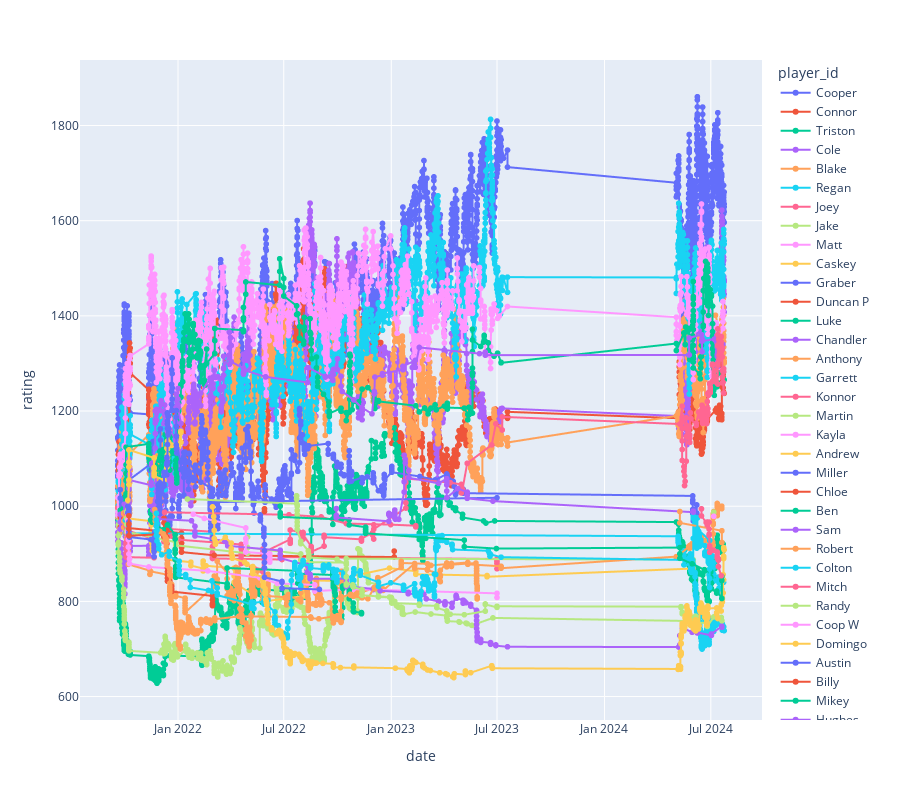

Notebook cell for this chart:
### Code cell
track_df = tracker.get_history_df()

track_df = track_df[track_df["player_id"].isin(filter_df["player_id"])].reset_index(
    drop=True
)


all_fig = px.line(
    data_frame=track_df,
    x="date",
    y="rating",
    color="player_id",
    height=800,
    markers=True,
)

all_fig.write_html(r"C:\Users\Cooper\sandbox\mkstream\assets\fig\all_elo\all_elo.html")

### Figure 1 — Plotly figure (JSON) as saved in the notebook; plotly's stock layout.template omitted (floating-point values rounded to 4 significant figures; data arrays with more than 128 entries replaced by an {"elided": "..."} marker saying what was removed)
{"data": [{"hovertemplate": "player_id=Cooper<br>date=%{x}<br>rating=%{y}<extra></extra>", "legendgroup": "Cooper", "line": {"color": "#636efa", "dash": "solid"}, "marker": {"symbol": "circle"}, "mode": "lines+markers", "name": "Cooper", "showlegend": true, "type": "scattergl", "x": {"elided": "3510 str values"}, "xaxis": "x", "y": {"elided": "3510 float values"}, "yaxis": "y"}, {"hovertemplate": "player_id=Connor<br>date=%{x}<br>rating=%{y}<extra></extra>", "legendgroup": "Connor", "line": {"color": "#EF553B", "dash": "solid"}, "marker": {"symbol": "circle"}, "mode": "lines+markers", "name": "Connor", "showlegend": true, "type": "scattergl", "x": {"elided": "2350 str values"}, "xaxis": "x", "y": {"elided": "2350 float values"}, "yaxis": "y"}, {"hovertemplate": "player_id=Triston<br>date=%{x}<br>rating=%{y}<extra></extra>", "legendgroup": "Triston", "line": {"color": "#00cc96", "dash": "solid"}, "marker": {"symbol": "circle"}, "mode": "lines+markers", "name": "Triston", "showlegend": true, "type": "scattergl", "x": {"elided": "877 str values"}, "xaxis": "x", "y": {"elided": "877 float values"}, "yaxis": "y"}, {"hovertemplate": "player_id=Cole<br>date=%{x}<br>rating=%{y}<extra></extra>", "legendgroup": "Cole", "line": {"color": "#ab63fa", "dash": "solid"}, "marker": {"symbol": "circle"}, "mode": "lines+markers", "name": "Cole", "showlegend": true, "type": "scattergl", "x": {"elided": "2399 str values"}, "xaxis": "x", "y": {"elided": "2399 float values"}, "yaxis": "y"}, {"hovertemplate": "player_id=Blake<br>date=%{x}<br>rating=%{y}<extra></extra>", "legendgroup": "Blake", "line": {"color": "#FFA15A", "dash": "solid"}, "marker": {"symbol": "circle"}, "mode": "lines+markers", "name": "Blake", "showlegend": true, "type": "scattergl", "x": {"elided": "3849 str values"}, "xaxis": "x", "y": {"elided": "3849 float values"}, "yaxis": "y"}, {"hovertemplate": "player_id=Regan<br>date=%{x}<br>rating=%{y}<extra></extra>", "legendgroup": "Regan", "line": {"color": "#19d3f3", "dash": "solid"}, "marker": {"symbol": "circle"}, "mode": "lines+markers", "name": "Regan", "showlegend": true, "type": "scattergl", "x": {"elided": "2292 str values"}, "xaxis": "x", "y": {"elided": "2292 float values"}, "yaxis": "y"}, {"hovertemplate": "player_id=Joey<br>date=%{x}<br>rating=%{y}<extra></extra>", "legendgroup": "Joey", "line": {"color": "#FF6692", "dash": "solid"}, "marker": {"symbol": "circle"}, "mode": "lines+markers", "name": "Joey", "showlegend": true, "type": "scattergl", "x": ["2021-09-20T00:00:00", "2021-10-05T00:00:00", "2021-10-05T00:00:00", "2021-10-05T00:00:00", "2021-10-05T00:00:00", "2021-10-05T00:00:00", "2021-10-05T00:00:00", "2021-10-09T00:00:00", "2021-10-09T00:00:00", "2021-10-09T00:00:00", "2021-10-09T00:00:00", "2021-10-09T00:00:00", "2021-11-21T00:00:00", "2021-11-21T00:00:00", "2021-12-08T00:00:00", "2021-12-08T00:00:00", "2021-12-08T00:00:00", "2021-12-18T00:00:00", "2022-03-01T00:00:00", "2022-03-01T00:00:00", "2022-03-01T00:00:00", "2022-03-01T00:00:00", "2022-03-01T00:00:00", "2022-03-01T00:00:00", "2022-03-01T00:00:00", "2022-03-01T00:00:00", "2022-03-01T00:00:00", "2022-06-28T00:00:00", "2022-06-28T00:00:00", "2023-07-01T00:00:00", "2023-07-01T00:00:00", "2023-07-01T00:00:00", "2023-07-01T00:00:00", "2023-07-01T00:00:00"], "xaxis": "x", "y": [996.4, 987.7, 970.8, 964.1, 953.6, 947.7, 938.1, 927.9, 916.0, 953.7, 963.6, 948.0, 930.7, 945.6, 936.1, 925.3, 941.6, 952.0, 946.4, 937.4, 929.0, 915.4, 910.9, 902.2, 897.5, 893.6, 890.2, 888.0, 893.2, 889.2, 887.1, 883.4, 879.5, 868.7], "yaxis": "y"}, {"hovertemplate": "player_id=Jake<br>date=%{x}<br>rating=%{y}<extra></extra>", "legendgroup": "Jake", "line": {"color": "#B6E880", "dash": "solid"}, "marker": {"symbol": "circle"}, "mode": "lines+markers", "name": "Jake", "showlegend": true, "type": "scattergl", "x": {"elided": "529 str values"}, "xaxis": "x", "y": {"elided": "529 float values"}, "yaxis": "y"}, {"hovertemplate": "player_id=Matt<br>date=%{x}<br>rating=%{y}<extra></extra>", "legendgroup": "Matt", "line": {"color": "#FF97FF", "dash": "solid"}, "marker": {"symbol": "circle"}, "mode": "lines+markers", "name": "Matt", "showlegend": true, "type": "scattergl", "x": {"elided": "1667 str values"}, "xaxis": "x", "y": {"elided": "1667 float values"}, "yaxis": "y"}, {"hovertemplate": "player_id=Caskey<br>date=%{x}<br>rating=%{y}<extra></extra>", "legendgroup": "Caskey", "line": {"color": "#FECB52", "dash": "solid"}, "marker": {"symbol": "circle"}, "mode": "lines+markers", "name": "Caskey", "showlegend": true, "type": "scattergl", "x": ["2021-09-24T00:00:00", "2021-09-24T00:00:00", "2021-11-16T00:00:00", "2021-11-16T00:00:00", "2021-11-16T00:00:00", "2021-11-16T00:00:00", "2021-11-16T00:00:00", "2021-11-17T00:00:00", "2021-11-18T00:00:00", "2021-11-18T00:00:00", "2021-12-14T00:00:00", "2021-12-14T00:00:00", "2022-01-23T00:00:00", "2022-01-23T00:00:00", "2022-02-13T00:00:00", "2022-02-13T00:00:00", "2022-02-13T00:00:00", "2022-02-13T00:00:00", "2022-02-13T00:00:00", "2022-02-18T00:00:00", "2022-04-07T00:00:00", "2022-04-07T00:00:00", "2022-04-07T00:00:00", "2022-05-07T00:00:00", "2022-05-07T00:00:00", "2022-08-05T00:00:00", "2022-08-05T00:00:00", "2022-08-11T00:00:00", "2022-08-11T00:00:00", "2022-08-11T00:00:00", "2022-08-11T00:00:00", "2022-08-12T00:00:00", "2022-08-12T00:00:00", "2022-08-12T00:00:00", "2022-10-15T00:00:00", "2022-10-16T00:00:00", "2022-10-16T00:00:00", "2022-12-29T00:00:00", "2023-02-12T00:00:00", "2023-02-12T00:00:00", "2023-06-14T00:00:00", "2023-06-14T00:00:00", "2024-06-01T00:00:00", "2024-06-01T00:00:00", "2024-06-01T00:00:00"], "xaxis": "x", "y": [982.8, 976.4, 968.5, 960.8, 962.0, 946.3, 935.3, 923.2, 914.5, 906.4, 901.2, 887.3, 882.4, 875.1, 869.3, 866.6, 864.0, 884.8, 878.6, 874.8, 869.9, 853.6, 839.9, 815.5, 796.1, 811.4, 825.8, 881.8, 874.5, 867.2, 860.0, 856.0, 848.1, 844.4, 842.4, 852.2, 850.4, 869.9, 863.4, 856.9, 854.3, 851.8, 869.1, 882.0, 874.0], "yaxis": "y"}, {"hovertemplate": "player_id=Graber<br>date=%{x}<br>rating=%{y}<extra></extra>", "legendgroup": "Graber", "line": {"color": "#636efa", "dash": "solid"}, "marker": {"symbol": "circle"}, "mode": "lines+markers", "name": "Graber", "showlegend": true, "type": "scattergl", "x": {"elided": "434 str values"}, "xaxis": "x", "y": {"elided": "434 float values"}, "yaxis": "y"}, {"hovertemplate": "player_id=Duncan P<br>date=%{x}<br>rating=%{y}<extra></extra>", "legendgroup": "Duncan P", "line": {"color": "#EF553B", "dash": "solid"}, "marker": {"symbol": "circle"}, "mode": "lines+markers", "name": "Duncan P", "showlegend": true, "type": "scattergl", "x": ["2021-09-24T00:00:00", "2021-09-24T00:00:00", "2022-01-07T00:00:00", "2022-01-07T00:00:00", "2022-01-07T00:00:00", "2022-01-07T00:00:00", "2022-01-07T00:00:00", "2022-01-07T00:00:00", "2022-03-04T00:00:00", "2023-01-06T00:00:00", "2023-01-06T00:00:00"], "xaxis": "x", "y": [976.8, 955.7, 943.6, 932.7, 922.5, 912.9, 903.7, 903.6, 896.8, 893.2, 905.7], "yaxis": "y"}, {"hovertemplate": "player_id=Luke<br>date=%{x}<br>rating=%{y}<extra></extra>", "legendgroup": "Luke", "line": {"color": "#00cc96", "dash": "solid"}, "marker": {"symbol": "circle"}, "mode": "lines+markers", "name": "Luke", "showlegend": true, "type": "scattergl", "x": {"elided": "384 str values"}, "xaxis": "x", "y": {"elided": "384 float values"}, "yaxis": "y"}, {"hovertemplate": "player_id=Chandler<br>date=%{x}<br>rating=%{y}<extra></extra>", "legendgroup": "Chandler", "line": {"color": "#ab63fa", "dash": "solid"}, "marker": {"symbol": "circle"}, "mode": "lines+markers", "name": "Chandler", "showlegend": true, "type": "scattergl", "x": {"elided": "207 str values"}, "xaxis": "x", "y": {"elided": "207 float values"}, "yaxis": "y"}, {"hovertemplate": "player_id=Anthony<br>date=%{x}<br>rating=%{y}<extra></extra>", "legendgroup": "Anthony", "line": {"color": "#FFA15A", "dash": "solid"}, "marker": {"symbol": "circle"}, "mode": "lines+markers", "name": "Anthony", "showlegend": true, "type": "scattergl", "x": {"elided": "333 str values"}, "xaxis": "x", "y": {"elided": "333 float values"}, "yaxis": "y"}, {"hovertemplate": "player_id=Garrett<br>date=%{x}<br>rating=%{y}<extra></extra>", "legendgroup": "Garrett", "line": {"color": "#19d3f3", "dash": "solid"}, "marker": {"symbol": "circle"}, "mode": "lines+markers", "name": "Garrett", "showlegend": true, "type": "scattergl", "x": {"elided": "231 str values"}, "xaxis": "x", "y": {"elided": "231 float values"}, "yaxis": "y"}, {"hovertemplate": "player_id=Konnor<br>date=%{x}<br>rating=%{y}<extra></extra>", "legendgroup": "Konnor", "line": {"color": "#FF6692", "dash": "solid"}, "marker": {"symbol": "circle"}, "mode": "lines+markers", "name": "Konnor", "showlegend": true, "type": "scattergl", "x": {"elided": "164 str values"}, "xaxis": "x", "y": {"elided": "164 float values"}, "yaxis": "y"}, {"hovertemplate": "player_id=Martin<br>date=%{x}<br>rating=%{y}<extra></extra>", "legendgroup": "Martin", "line": {"color": "#B6E880", "dash": "solid"}, "marker": {"symbol": "circle"}, "mode": "lines+markers", "name": "Martin", "showlegend": true, "type": "scattergl", "x": ["2021-10-05T00:00:00", "2021-10-05T00:00:00", "2021-10-05T00:00:00", "2021-10-05T00:00:00", "2021-12-09T00:00:00", "2021-12-28T00:00:00", "2021-12-28T00:00:00", "2021-12-28T00:00:00", "2021-12-28T00:00:00", "2022-04-30T00:00:00", "2022-04-30T00:00:00", "2022-04-30T00:00:00", "2022-07-30T00:00:00", "2022-07-30T00:00:00", "2022-08-05T00:00:00", "2022-10-16T00:00:00", "2022-10-16T00:00:00", "2024-06-01T00:00:00", "2024-06-01T00:00:00"], "xaxis": "x", "y": [988.2, 974.5, 961.6, 946.4, 929.6, 924.4, 937.1, 931.8, 917.9, 901.0, 935.3, 913.1, 899.6, 886.8, 882.6, 881.5, 889.9, 887.5, 881.8], "yaxis": "y"}, {"hovertemplate": "player_id=Kayla<br>date=%{x}<br>rating=%{y}<extra></extra>", "legendgroup": "Kayla", "line": {"color": "#FF97FF", "dash": "solid"}, "marker": {"symbol": "circle"}, "mode": "lines+markers", "name": "Kayla", "showlegend": true, "type": "scattergl", "x": ["2021-10-07T00:00:00", "2021-10-07T00:00:00", "2021-10-07T00:00:00", "2021-10-08T00:00:00", "2021-10-08T00:00:00", "2021-10-09T00:00:00", "2021-10-10T00:00:00", "2021-10-10T00:00:00", "2021-11-12T00:00:00", "2022-02-21T00:00:00", "2022-05-21T00:00:00", "2022-06-20T00:00:00", "2022-08-23T00:00:00", "2022-08-23T00:00:00", "2022-10-28T00:00:00", "2023-07-01T00:00:00", "2023-07-01T00:00:00"], "xaxis": "x", "y": [984.8, 970.8, 946.4, 929.8, 914.3, 899.6, 889.3, 879.4, 872.3, 864.1, 849.7, 837.7, 834.7, 821.7, 825.7, 816.9, 808.1], "yaxis": "y"}, {"hovertemplate": "player_id=Andrew<br>date=%{x}<br>rating=%{y}<extra></extra>", "legendgroup": "Andrew", "line": {"color": "#FECB52", "dash": "solid"}, "marker": {"symbol": "circle"}, "mode": "lines+markers", "name": "Andrew", "showlegend": true, "type": "scattergl", "x": ["2021-10-07T00:00:00", "2021-10-07T00:00:00", "2021-10-09T00:00:00", "2021-10-09T00:00:00", "2021-10-09T00:00:00", "2021-10-09T00:00:00", "2021-10-09T00:00:00", "2021-11-21T00:00:00", "2021-11-21T00:00:00", "2021-11-21T00:00:00", "2021-11-21T00:00:00", "2021-11-21T00:00:00", "2021-11-21T00:00:00", "2021-11-21T00:00:00", "2021-12-08T00:00:00", "2021-12-08T00:00:00", "2021-12-13T00:00:00", "2021-12-13T00:00:00", "2021-12-13T00:00:00", "2021-12-13T00:00:00", "2021-12-14T00:00:00", "2021-12-14T00:00:00", "2021-12-14T00:00:00", "2021-12-14T00:00:00", "2021-12-14T00:00:00", "2021-12-14T00:00:00", "2021-12-14T00:00:00", "2021-12-14T00:00:00", "2021-12-14T00:00:00", "2021-12-14T00:00:00", "2021-12-16T00:00:00", "2021-12-16T00:00:00", "2021-12-21T00:00:00", "2021-12-21T00:00:00", "2022-01-02T00:00:00", "2022-01-02T00:00:00", "2022-01-06T00:00:00", "2022-01-06T00:00:00", "2022-01-06T00:00:00"], "xaxis": "x", "y": [1013.0, 997.8, 1045.0, 1055.0, 1093.0, 1082.0, 1118.0, 1102.0, 1081.0, 1068.0, 1070.0, 1080.0, 1078.0, 1064.0, 1055.0, 1067.0, 1103.0, 1101.0, 1082.0, 1122.0, 1101.0, 1137.0, 1131.0, 1125.0, 1107.0, 1108.0, 1108.0, 1131.0, 1120.0, 1121.0, 1157.0, 1135.0, 1129.0, 1128.0, 1126.0, 1125.0, 1157.0, 1155.0, 1134.0], "yaxis": "y"}, {"hovertemplate": "player_id=Miller<br>date=%{x}<br>rating=%{y}<extra></extra>", "legendgroup": "Miller", "line": {"color": "#636efa", "dash": "solid"}, "marker": {"symbol": "circle"}, "mode": "lines+markers", "name": "Miller", "showlegend": true, "type": "scattergl", "x": ["2021-10-07T00:00:00", "2021-10-07T00:00:00", "2021-10-09T00:00:00", "2021-10-09T00:00:00", "2021-10-09T00:00:00", "2021-10-09T00:00:00", "2021-10-09T00:00:00", "2021-10-09T00:00:00", "2021-10-09T00:00:00", "2021-10-09T00:00:00", "2021-10-09T00:00:00", "2021-10-09T00:00:00", "2021-10-09T00:00:00", "2021-10-10T00:00:00", "2021-11-16T00:00:00", "2021-11-21T00:00:00", "2021-11-21T00:00:00", "2021-11-21T00:00:00", "2021-11-21T00:00:00", "2021-11-21T00:00:00", "2021-11-21T00:00:00", "2021-11-21T00:00:00", "2021-11-21T00:00:00", "2021-11-21T00:00:00", "2021-11-21T00:00:00", "2021-11-22T00:00:00", "2021-11-22T00:00:00", "2021-11-22T00:00:00", "2021-11-22T00:00:00", "2021-11-27T00:00:00", "2021-11-27T00:00:00", "2021-11-27T00:00:00", "2021-11-27T00:00:00", "2021-11-27T00:00:00", "2021-11-27T00:00:00", "2021-11-27T00:00:00", "2021-11-27T00:00:00", "2021-11-27T00:00:00", "2021-11-28T00:00:00", "2021-11-28T00:00:00", "2021-11-28T00:00:00", "2021-11-28T00:00:00", "2021-11-28T00:00:00", "2021-11-28T00:00:00", "2021-11-29T00:00:00", "2021-11-29T00:00:00", "2021-11-30T00:00:00", "2021-11-30T00:00:00", "2021-12-01T00:00:00", "2021-12-01T00:00:00", "2021-12-01T00:00:00", "2021-12-01T00:00:00", "2021-12-01T00:00:00", "2021-12-01T00:00:00", "2021-12-02T00:00:00", "2021-12-02T00:00:00", "2021-12-02T00:00:00", "2021-12-08T00:00:00", "2021-12-08T00:00:00", "2021-12-08T00:00:00", "2021-12-08T00:00:00", "2021-12-08T00:00:00", "2021-12-08T00:00:00", "2021-12-13T00:00:00", "2021-12-13T00:00:00", "2021-12-13T00:00:00", "2021-12-13T00:00:00", "2021-12-13T00:00:00", "2021-12-14T00:00:00", "2021-12-14T00:00:00", "2021-12-14T00:00:00", "2021-12-14T00:00:00", "2021-12-14T00:00:00", "2021-12-14T00:00:00", "2021-12-14T00:00:00", "2021-12-15T00:00:00", "2021-12-15T00:00:00", "2021-12-15T00:00:00", "2021-12-16T00:00:00", "2021-12-16T00:00:00", "2021-12-16T00:00:00", "2021-12-21T00:00:00", "2021-12-21T00:00:00", "2021-12-21T00:00:00", "2021-12-21T00:00:00", "2021-12-22T00:00:00", "2021-12-22T00:00:00", "2021-12-22T00:00:00", "2021-12-22T00:00:00", "2021-12-22T00:00:00", "2021-12-29T00:00:00", "2021-12-29T00:00:00", "2021-12-29T00:00:00", "2021-12-29T00:00:00", "2021-12-29T00:00:00", "2021-12-29T00:00:00", "2021-12-30T00:00:00", "2021-12-30T00:00:00", "2022-01-06T00:00:00", "2022-01-06T00:00:00", "2022-01-27T00:00:00", "2022-01-27T00:00:00", "2022-03-01T00:00:00", "2022-03-01T00:00:00", "2022-03-01T00:00:00", "2022-03-01T00:00:00", "2023-07-01T00:00:00"], "xaxis": "x", "y": [986.3, 999.7, 994.1, 984.9, 989.9, 982.3, 967.3, 958.7, 952.2, 941.7, 941.1, 952.8, 946.4, 935.0, 930.0, 928.9, 918.5, 904.5, 894.1, 912.2, 929.7, 923.5, 917.0, 907.0, 924.0, 919.1, 945.8, 939.1, 933.9, 950.0, 964.5, 952.4, 949.1, 963.7, 953.5, 942.8, 960.4, 1010.0, 1045.0, 1036.0, 1028.0, 1011.0, 996.3, 1009.0, 1022.0, 1019.0, 1002.0, 985.9, 987.8, 993.6, 989.0, 984.6, 1012.0, 1049.0, 1035.0, 1026.0, 1009.0, 1042.0, 1045.0, 1046.0, 1043.0, 1071.0, 1065.0, 1066.0, 1103.0, 1101.0, 1086.0, 1091.0, 1093.0, 1130.0, 1163.0, 1195.0, 1179.0, 1196.0, 1173.0, 1150.0, 1189.0, 1165.0, 1164.0, 1156.0, 1189.0, 1214.0, 1241.0, 1256.0, 1287.0, 1312.0, 1279.0, 1248.0, 1225.0, 1201.0, 1201.0, 1187.0, 1167.0, 1147.0, 1129.0, 1121.0, 1112.0, 1121.0, 1093.0, 1077.0, 1055.0, 1061.0, 1036.0, 1021.0, 1031.0, 1008.0, 1018.0], "yaxis": "y"}, {"hovertemplate": "player_id=Chloe<br>date=%{x}<br>rating=%{y}<extra></extra>", "legendgroup": "Chloe", "line": {"color": "#EF553B", "dash": "solid"}, "marker": {"symbol": "circle"}, "mode": "lines+markers", "name": "Chloe", "showlegend": true, "type": "scattergl", "x": ["2021-10-09T00:00:00", "2021-10-09T00:00:00", "2021-10-09T00:00:00", "2021-10-09T00:00:00", "2021-12-08T00:00:00", "2021-12-08T00:00:00", "2021-12-08T00:00:00", "2021-12-08T00:00:00", "2021-12-13T00:00:00", "2021-12-13T00:00:00", "2021-12-13T00:00:00", "2021-12-14T00:00:00", "2021-12-14T00:00:00", "2021-12-14T00:00:00", "2021-12-14T00:00:00", "2021-12-14T00:00:00", "2021-12-14T00:00:00", "2021-12-14T00:00:00", "2021-12-14T00:00:00", "2021-12-14T00:00:00", "2021-12-14T00:00:00", "2021-12-18T00:00:00", "2021-12-21T00:00:00", "2021-12-21T00:00:00", "2021-12-21T00:00:00", "2022-03-01T00:00:00", "2022-03-01T00:00:00", "2022-03-01T00:00:00", "2022-03-01T00:00:00", "2022-03-01T00:00:00"], "xaxis": "x", "y": [980.1, 962.5, 952.9, 937.9, 941.6, 935.2, 974.4, 965.0, 949.1, 934.6, 921.1, 907.4, 906.0, 892.1, 887.5, 878.6, 870.2, 862.4, 855.5, 849.0, 842.4, 841.9, 831.8, 825.6, 820.6, 811.5, 802.9, 795.3, 793.1, 790.9], "yaxis": "y"}, {"hovertemplate": "player_id=Ben<br>date=%{x}<br>rating=%{y}<extra></extra>", "legendgroup": "Ben", "line": {"color": "#00cc96", "dash": "solid"}, "marker": {"symbol": "circle"}, "mode": "lines+markers", "name": "Ben", "showlegend": true, "type": "scattergl", "x": ["2021-11-15T00:00:00", "2021-11-15T00:00:00", "2021-11-15T00:00:00", "2021-11-18T00:00:00", "2021-11-18T00:00:00", "2021-11-18T00:00:00", "2021-11-18T00:00:00", "2021-12-07T00:00:00", "2021-12-14T00:00:00", "2021-12-27T00:00:00", "2021-12-27T00:00:00", "2021-12-27T00:00:00", "2021-12-27T00:00:00", "2021-12-27T00:00:00", "2021-12-27T00:00:00", "2021-12-28T00:00:00", "2021-12-28T00:00:00", "2021-12-28T00:00:00", "2021-12-28T00:00:00", "2021-12-28T00:00:00", "2022-03-26T00:00:00", "2022-03-26T00:00:00", "2022-03-26T00:00:00", "2022-03-26T00:00:00", "2022-07-25T00:00:00", "2022-07-25T00:00:00", "2022-07-25T00:00:00", "2022-07-25T00:00:00", "2022-07-25T00:00:00", "2022-07-25T00:00:00", "2022-09-23T00:00:00", "2022-09-23T00:00:00", "2022-09-23T00:00:00", "2022-09-23T00:00:00", "2022-09-23T00:00:00", "2022-09-23T00:00:00", "2022-09-23T00:00:00", "2022-09-23T00:00:00", "2022-09-23T00:00:00", "2022-09-23T00:00:00", "2022-09-23T00:00:00", "2022-09-24T00:00:00", "2022-09-24T00:00:00", "2022-09-24T00:00:00", "2022-09-24T00:00:00", "2022-09-24T00:00:00", "2022-09-24T00:00:00", "2022-09-26T00:00:00", "2022-09-26T00:00:00", "2022-09-26T00:00:00", "2022-09-26T00:00:00", "2022-09-26T00:00:00", "2022-09-27T00:00:00", "2022-09-27T00:00:00", "2022-09-27T00:00:00", "2022-09-27T00:00:00", "2022-09-27T00:00:00", "2022-09-27T00:00:00", "2022-10-08T00:00:00", "2022-10-08T00:00:00", "2022-10-08T00:00:00", "2022-10-10T00:00:00", "2022-10-10T00:00:00", "2022-10-10T00:00:00", "2022-10-10T00:00:00", "2022-10-21T00:00:00", "2022-10-21T00:00:00", "2022-10-21T00:00:00", "2022-10-21T00:00:00", "2022-10-21T00:00:00", "2022-10-28T00:00:00", "2022-10-28T00:00:00", "2022-10-28T00:00:00", "2022-10-29T00:00:00", "2022-11-11T00:00:00", "2022-11-11T00:00:00", "2022-11-11T00:00:00"], "xaxis": "x", "y": [984.8, 971.1, 990.5, 981.3, 981.8, 973.3, 966.1, 950.5, 960.7, 940.2, 931.1, 909.3, 901.2, 907.4, 888.2, 873.5, 868.3, 862.3, 855.7, 850.5, 837.4, 831.2, 829.4, 870.2, 864.2, 859.2, 854.2, 849.6, 838.1, 858.4, 855.4, 852.6, 866.0, 863.3, 860.7, 858.3, 855.8, 853.6, 850.9, 848.1, 846.0, 852.3, 838.6, 836.4, 834.1, 831.8, 829.6, 827.3, 825.1, 822.9, 820.8, 818.7, 816.4, 814.6, 812.8, 799.8, 788.2, 779.2, 771.1, 770.0, 762.7, 786.8, 832.3, 830.3, 827.1, 830.5, 825.0, 820.7, 815.3, 805.8, 796.5, 787.7, 779.1, 777.9, 776.5, 775.2, 773.8], "yaxis": "y"}, {"hovertemplate": "player_id=Sam<br>date=%{x}<br>rating=%{y}<extra></extra>", "legendgroup": "Sam", "line": {"color": "#ab63fa", "dash": "solid"}, "marker": {"symbol": "circle"}, "mode": "lines+markers", "name": "Sam", "showlegend": true, "type": "scattergl", "x": ["2021-11-19T00:00:00", "2021-11-28T00:00:00", "2022-01-24T00:00:00", "2022-01-30T00:00:00", "2022-01-30T00:00:00", "2022-01-30T00:00:00", "2022-03-22T00:00:00", "2022-03-27T00:00:00", "2022-03-27T00:00:00", "2022-06-25T00:00:00", "2022-06-25T00:00:00", "2022-06-25T00:00:00", "2022-06-25T00:00:00", "2022-08-10T00:00:00", "2022-08-10T00:00:00", "2022-08-15T00:00:00", "2022-08-15T00:00:00", "2022-08-15T00:00:00", "2022-10-16T00:00:00", "2022-10-16T00:00:00", "2022-10-16T00:00:00", "2022-10-16T00:00:00", "2022-12-01T00:00:00", "2022-12-01T00:00:00", "2022-12-13T00:00:00", "2023-01-30T00:00:00", "2023-01-30T00:00:00", "2023-02-26T00:00:00", "2023-03-02T00:00:00", "2023-03-23T00:00:00", "2023-04-03T00:00:00", "2023-04-03T00:00:00", "2023-04-03T00:00:00", "2023-04-03T00:00:00", "2023-04-15T00:00:00", "2023-04-15T00:00:00", "2023-04-22T00:00:00", "2023-04-22T00:00:00", "2023-04-22T00:00:00", "2023-04-23T00:00:00", "2023-04-23T00:00:00", "2023-05-04T00:00:00", "2023-05-04T00:00:00", "2023-05-04T00:00:00", "2023-05-06T00:00:00", "2023-05-06T00:00:00", "2023-05-09T00:00:00", "2023-05-17T00:00:00", "2023-05-17T00:00:00", "2023-05-27T00:00:00", "2023-05-27T00:00:00", "2023-05-27T00:00:00", "2023-05-27T00:00:00", "2023-05-27T00:00:00", "2023-05-27T00:00:00", "2023-05-28T00:00:00", "2023-05-28T00:00:00", "2023-05-28T00:00:00", "2023-05-28T00:00:00", "2023-05-28T00:00:00", "2023-06-01T00:00:00", "2023-06-03T00:00:00", "2023-06-03T00:00:00", "2023-06-03T00:00:00", "2023-06-03T00:00:00", "2023-06-20T00:00:00", "2023-06-20T00:00:00", "2023-06-20T00:00:00", "2023-06-29T00:00:00", "2023-06-29T00:00:00", "2023-07-19T00:00:00", "2024-05-07T00:00:00", "2024-05-09T00:00:00", "2024-05-09T00:00:00", "2024-05-13T00:00:00", "2024-05-30T00:00:00", "2024-06-08T00:00:00", "2024-06-08T00:00:00", "2024-07-02T00:00:00", "2024-07-02T00:00:00", "2024-07-19T21:06:04", "2024-07-19T21:48:37"], "xaxis": "x", "y": [991.9, 973.1, 969.5, 957.6, 946.5, 937.5, 926.7, 921.7, 916.8, 906.9, 907.5, 899.0, 890.8, 875.6, 861.3, 856.9, 852.2, 847.5, 847.5, 840.9, 833.4, 831.7, 826.3, 824.7, 822.2, 819.2, 816.0, 814.6, 805.3, 800.0, 797.5, 795.0, 792.6, 799.1, 795.9, 787.9, 812.6, 811.0, 809.0, 808.0, 806.8, 802.6, 797.9, 796.2, 798.7, 800.7, 797.0, 793.8, 790.1, 781.1, 777.9, 768.9, 760.2, 751.6, 743.3, 735.1, 727.2, 724.4, 725.2, 717.0, 716.5, 713.7, 720.2, 717.0, 714.9, 713.4, 711.9, 709.9, 708.5, 707.0, 704.6, 704.0, 708.8, 728.3, 745.1, 735.1, 733.7, 734.5, 728.5, 731.4, 747.9, 745.7], "yaxis": "y"}, {"hovertemplate": "player_id=Robert<br>date=%{x}<br>rating=%{y}<extra></extra>", "legendgroup": "Robert", "line": {"color": "#FFA15A", "dash": "solid"}, "marker": {"symbol": "circle"}, "mode": "lines+markers", "name": "Robert", "showlegend": true, "type": "scattergl", "x": {"elided": "216 str values"}, "xaxis": "x", "y": {"elided": "216 float values"}, "yaxis": "y"}, {"hovertemplate": "player_id=Colton<br>date=%{x}<br>rating=%{y}<extra></extra>", "legendgroup": "Colton", "line": {"color": "#19d3f3", "dash": "solid"}, "marker": {"symbol": "circle"}, "mode": "lines+markers", "name": "Colton", "showlegend": true, "type": "scattergl", "x": {"elided": "331 str values"}, "xaxis": "x", "y": {"elided": "331 float values"}, "yaxis": "y"}, {"hovertemplate": "player_id=Mitch<br>date=%{x}<br>rating=%{y}<extra></extra>", "legendgroup": "Mitch", "line": {"color": "#FF6692", "dash": "solid"}, "marker": {"symbol": "circle"}, "mode": "lines+markers", "name": "Mitch", "showlegend": true, "type": "scattergl", "x": ["2021-12-09T00:00:00", "2022-07-10T00:00:00", "2022-09-03T00:00:00", "2022-10-16T00:00:00", "2022-12-31T00:00:00", "2023-02-12T00:00:00", "2023-02-12T00:00:00"], "xaxis": "x", "y": [987.2, 982.0, 977.6, 963.5, 961.3, 959.0, 956.5], "yaxis": "y"}, {"hovertemplate": "player_id=Randy<br>date=%{x}<br>rating=%{y}<extra></extra>", "legendgroup": "Randy", "line": {"color": "#B6E880", "dash": "solid"}, "marker": {"symbol": "circle"}, "mode": "lines+markers", "name": "Randy", "showlegend": true, "type": "scattergl", "x": ["2022-01-17T00:00:00", "2022-07-23T00:00:00", "2022-07-23T00:00:00", "2022-07-23T00:00:00", "2022-07-24T00:00:00", "2022-07-24T00:00:00", "2022-07-24T00:00:00", "2022-07-24T00:00:00", "2022-07-24T00:00:00", "2022-07-24T00:00:00", "2022-07-24T00:00:00", "2022-07-24T00:00:00", "2022-07-30T00:00:00", "2022-07-30T00:00:00", "2022-07-30T00:00:00", "2022-08-12T00:00:00", "2022-08-13T00:00:00", "2022-08-13T00:00:00", "2022-09-30T00:00:00", "2022-10-16T00:00:00", "2022-10-16T00:00:00", "2022-10-16T00:00:00", "2022-10-16T00:00:00", "2022-10-16T00:00:00", "2022-10-27T00:00:00", "2022-10-27T00:00:00", "2022-10-28T00:00:00", "2022-10-28T00:00:00", "2022-11-12T00:00:00", "2022-11-12T00:00:00", "2022-11-12T00:00:00", "2022-12-29T00:00:00", "2023-01-02T00:00:00", "2023-01-02T00:00:00", "2023-01-02T00:00:00", "2023-02-18T00:00:00", "2023-02-18T00:00:00", "2023-03-20T00:00:00", "2023-03-20T00:00:00", "2023-04-06T00:00:00", "2023-04-12T00:00:00", "2023-05-06T00:00:00", "2023-06-11T00:00:00", "2023-06-11T00:00:00", "2023-06-11T00:00:00", "2023-07-01T00:00:00", "2023-07-01T00:00:00", "2024-05-11T00:00:00", "2024-05-11T00:00:00", "2024-05-11T00:00:00", "2024-05-11T00:00:00", "2024-05-13T00:00:00", "2024-05-13T00:00:00", "2024-05-25T00:00:00", "2024-06-01T00:00:00", "2024-06-01T00:00:00", "2024-06-01T00:00:00", "2024-06-01T00:00:00", "2024-06-01T00:00:00", "2024-06-05T00:00:00", "2024-06-05T00:00:00", "2024-06-05T00:00:00", "2024-06-05T00:00:00", "2024-06-08T00:00:00", "2024-06-24T00:00:00", "2024-06-24T00:00:00", "2024-06-24T00:00:00", "2024-06-24T00:00:00", "2024-06-24T00:00:00", "2024-06-24T00:00:00", "2024-06-24T00:00:00", "2024-06-25T00:00:00", "2024-07-06T00:00:00", "2024-07-18T23:21:45", "2024-07-19T23:13:07"], "xaxis": "x", "y": [1015.0, 1005.0, 1022.0, 1015.0, 1003.0, 1000.0, 991.1, 982.8, 974.6, 966.6, 958.8, 951.2, 926.3, 921.2, 925.5, 906.1, 898.3, 892.3, 888.8, 877.7, 868.1, 851.3, 834.3, 836.8, 834.8, 832.8, 831.5, 830.4, 824.7, 819.1, 812.9, 809.1, 804.9, 800.7, 796.5, 794.3, 791.5, 790.6, 786.7, 779.8, 773.0, 772.0, 779.5, 794.6, 793.6, 787.4, 789.7, 788.9, 788.2, 787.5, 786.8, 776.8, 774.1, 772.2, 762.7, 761.1, 759.6, 766.7, 765.1, 769.0, 763.7, 758.4, 757.0, 755.4, 754.5, 753.7, 752.7, 751.7, 750.6, 749.5, 748.4, 747.3, 767.4, 766.2, 759.3], "yaxis": "y"}, {"hovertemplate": "player_id=Coop W<br>date=%{x}<br>rating=%{y}<extra></extra>", "legendgroup": "Coop W", "line": {"color": "#FF97FF", "dash": "solid"}, "marker": {"symbol": "circle"}, "mode": "lines+markers", "name": "Coop W", "showlegend": true, "type": "scattergl", "x": ["2022-01-27T00:00:00", "2022-02-15T00:00:00", "2022-04-27T00:00:00", "2022-04-27T00:00:00", "2022-04-27T00:00:00", "2022-04-27T00:00:00", "2022-06-07T00:00:00", "2022-06-07T00:00:00", "2022-06-07T00:00:00", "2022-06-07T00:00:00", "2022-06-07T00:00:00", "2022-06-07T00:00:00"], "xaxis": "x", "y": [983.2, 974.3, 954.4, 932.0, 923.3, 903.7, 899.8, 896.1, 892.6, 889.0, 885.7, 882.3], "yaxis": "y"}, {"hovertemplate": "player_id=Domingo<br>date=%{x}<br>rating=%{y}<extra></extra>", "legendgroup": "Domingo", "line": {"color": "#FECB52", "dash": "solid"}, "marker": {"symbol": "circle"}, "mode": "lines+markers", "name": "Domingo", "showlegend": true, "type": "scattergl", "x": {"elided": "347 str values"}, "xaxis": "x", "y": {"elided": "347 float values"}, "yaxis": "y"}, {"hovertemplate": "player_id=Austin<br>date=%{x}<br>rating=%{y}<extra></extra>", "legendgroup": "Austin", "line": {"color": "#636efa", "dash": "solid"}, "marker": {"symbol": "circle"}, "mode": "lines+markers", "name": "Austin", "showlegend": true, "type": "scattergl", "x": ["2022-05-22T00:00:00", "2022-05-22T00:00:00", "2022-05-22T00:00:00", "2022-05-22T00:00:00", "2022-05-28T00:00:00", "2022-05-28T00:00:00", "2022-05-28T00:00:00", "2022-05-28T00:00:00", "2022-05-29T00:00:00", "2022-05-29T00:00:00", "2022-05-29T00:00:00", "2022-05-29T00:00:00", "2022-05-29T00:00:00", "2022-05-29T00:00:00", "2022-06-28T00:00:00", "2022-06-28T00:00:00", "2022-06-28T00:00:00", "2022-08-31T00:00:00"], "xaxis": "x", "y": [981.7, 973.6, 974.6, 969.2, 954.0, 949.8, 942.8, 936.2, 919.3, 906.1, 893.6, 881.7, 870.3, 850.6, 841.9, 839.8, 827.8, 825.1], "yaxis": "y"}, {"hovertemplate": "player_id=Billy<br>date=%{x}<br>rating=%{y}<extra></extra>", "legendgroup": "Billy", "line": {"color": "#EF553B", "dash": "solid"}, "marker": {"symbol": "circle"}, "mode": "lines+markers", "name": "Billy", "showlegend": true, "type": "scattergl", "x": ["2022-05-29T00:00:00", "2022-05-29T00:00:00"], "xaxis": "x", "y": [994.5, 989.1], "yaxis": "y"}, {"hovertemplate": "player_id=Mikey<br>date=%{x}<br>rating=%{y}<extra></extra>", "legendgroup": "Mikey", "line": {"color": "#00cc96", "dash": "solid"}, "marker": {"symbol": "circle"}, "mode": "lines+markers", "name": "Mikey", "showlegend": true, "type": "scattergl", "x": ["2022-06-25T00:00:00", "2022-06-25T00:00:00", "2022-06-25T00:00:00", "2022-06-25T00:00:00", "2022-10-21T00:00:00", "2022-10-21T00:00:00", "2022-11-18T00:00:00", "2022-11-18T00:00:00", "2022-11-18T00:00:00", "2022-11-18T00:00:00", "2023-05-06T00:00:00", "2023-05-06T00:00:00", "2023-06-30T00:00:00", "2024-05-09T00:00:00", "2024-05-09T00:00:00", "2024-05-09T00:00:00", "2024-05-30T00:00:00", "2024-06-20T00:00:00", "2024-06-20T00:00:00", "2024-07-01T00:00:00", "2024-07-01T00:00:00", "2024-07-01T00:00:00", "2024-07-01T00:00:00", "2024-07-02T00:00:00", "2024-07-02T00:00:00", "2024-07-11T00:00:00", "2024-07-11T00:00:00", "2024-07-19T21:06:04", "2024-07-19T21:48:37", "2024-07-19T22:01:46"], "xaxis": "x", "y": [1000.0, 986.3, 981.9, 977.5, 971.5, 960.6, 956.1, 951.7, 947.4, 943.1, 928.8, 915.0, 911.0, 913.0, 900.1, 890.5, 878.9, 866.7, 863.6, 862.6, 861.7, 850.7, 840.1, 837.8, 826.9, 817.5, 821.8, 806.2, 852.4, 843.8], "yaxis": "y"}, {"hovertemplate": "player_id=Hughes<br>date=%{x}<br>rating=%{y}<extra></extra>", "legendgroup": "Hughes", "line": {"color": "#ab63fa", "dash": "solid"}, "marker": {"symbol": "circle"}, "mode": "lines+markers", "name": "Hughes", "showlegend": true, "type": "scattergl", "x": ["2022-09-29T00:00:00", "2022-09-29T00:00:00", "2022-09-29T00:00:00", "2022-09-29T00:00:00", "2022-09-29T00:00:00", "2022-12-28T00:00:00", "2022-12-28T00:00:00", "2022-12-28T00:00:00", "2022-12-29T00:00:00", "2023-01-07T00:00:00", "2023-01-07T00:00:00", "2023-01-07T00:00:00", "2023-01-07T00:00:00", "2023-01-07T00:00:00", "2023-01-08T00:00:00", "2023-01-08T00:00:00", "2023-01-14T00:00:00", "2023-01-23T00:00:00", "2023-01-23T00:00:00", "2023-01-23T00:00:00", "2023-01-25T00:00:00", "2023-01-25T00:00:00", "2023-01-31T00:00:00", "2023-01-31T00:00:00", "2023-03-23T00:00:00", "2023-04-06T00:00:00", "2023-04-06T00:00:00", "2023-04-06T00:00:00", "2023-04-06T00:00:00", "2023-04-06T00:00:00", "2023-04-25T00:00:00", "2023-05-11T00:00:00", "2023-05-11T00:00:00", "2023-05-11T00:00:00", "2023-06-24T00:00:00", "2024-06-01T00:00:00", "2024-06-01T00:00:00"], "xaxis": "x", "y": [995.1, 980.5, 976.2, 980.7, 976.4, 968.4, 981.8, 985.0, 979.5, 991.9, 989.0, 985.6, 980.8, 975.4, 972.6, 974.6, 972.3, 1030.0, 1051.0, 1107.0, 1099.0, 1091.0, 1075.0, 1060.0, 1048.0, 1058.0, 1052.0, 1045.0, 1032.0, 1018.0, 1037.0, 1030.0, 1023.0, 1017.0, 1011.0, 987.4, 989.6], "yaxis": "y"}, {"hovertemplate": "player_id=Kieran<br>date=%{x}<br>rating=%{y}<extra></extra>", "legendgroup": "Kieran", "line": {"color": "#FFA15A", "dash": "solid"}, "marker": {"symbol": "circle"}, "mode": "lines+markers", "name": "Kieran", "showlegend": true, "type": "scattergl", "x": ["2024-05-09T00:00:00", "2024-05-09T00:00:00", "2024-07-19T21:06:04", "2024-07-19T21:48:37"], "xaxis": "x", "y": [988.8, 965.0, 948.4, 923.9], "yaxis": "y"}, {"hovertemplate": "player_id=Kali<br>date=%{x}<br>rating=%{y}<extra></extra>", "legendgroup": "Kali", "line": {"color": "#19d3f3", "dash": "solid"}, "marker": {"symbol": "circle"}, "mode": "lines+markers", "name": "Kali", "showlegend": true, "type": "scattergl", "x": ["2024-06-08T00:00:00", "2024-06-08T00:00:00", "2024-06-29T00:00:00", "2024-06-29T00:00:00", "2024-06-29T00:00:00", "2024-06-29T00:00:00", "2024-06-29T00:00:00", "2024-06-29T00:00:00"], "xaxis": "x", "y": [975.3, 952.3, 928.1, 906.9, 886.9, 868.0, 847.9, 829.1], "yaxis": "y"}, {"hovertemplate": "player_id=Antonio<br>date=%{x}<br>rating=%{y}<extra></extra>", "legendgroup": "Antonio", "line": {"color": "#FF6692", "dash": "solid"}, "marker": {"symbol": "circle"}, "mode": "lines+markers", "name": "Antonio", "showlegend": true, "type": "scattergl", "x": ["2024-06-15T00:00:00", "2024-06-15T00:00:00", "2024-06-23T00:00:00", "2024-06-25T00:00:00", "2024-06-25T00:00:00", "2024-06-25T00:00:00", "2024-06-25T00:00:00", "2024-06-25T00:00:00", "2024-06-28T00:00:00", "2024-06-28T00:00:00", "2024-06-28T00:00:00", "2024-06-28T00:00:00", "2024-06-29T00:00:00", "2024-06-29T00:00:00", "2024-06-29T00:00:00", "2024-07-06T00:00:00", "2024-07-12T00:00:00", "2024-07-12T00:00:00", "2024-07-12T00:00:00", "2024-07-12T00:00:00", "2024-07-14T00:00:00", "2024-07-14T00:00:00", "2024-07-14T00:00:00", "2024-07-18T20:28:12"], "xaxis": "x", "y": [994.5, 979.5, 965.9, 963.2, 960.5, 966.8, 963.0, 960.4, 966.6, 952.0, 941.0, 938.7, 914.0, 916.7, 903.1, 907.6, 903.8, 901.0, 893.9, 891.1, 888.8, 886.6, 873.2, 853.9], "yaxis": "y"}, {"hovertemplate": "player_id=RandyTwo<br>date=%{x}<br>rating=%{y}<extra></extra>", "legendgroup": "RandyTwo", "line": {"color": "#B6E880", "dash": "solid"}, "marker": {"symbol": "circle"}, "mode": "lines+markers", "name": "RandyTwo", "showlegend": true, "type": "scattergl", "x": ["2024-07-06T00:00:00"], "xaxis": "x", "y": [987.5], "yaxis": "y"}, {"hovertemplate": "player_id=RandyThree<br>date=%{x}<br>rating=%{y}<extra></extra>", "legendgroup": "RandyThree", "line": {"color": "#FF97FF", "dash": "solid"}, "marker": {"symbol": "circle"}, "mode": "lines+markers", "name": "RandyThree", "showlegend": true, "type": "scattergl", "x": ["2024-07-06T00:00:00"], "xaxis": "x", "y": [978.8], "yaxis": "y"}], "layout": {"height": 800, "legend": {"title": {"text": "player_id"}, "tracegroupgap": 0}, "margin": {"t": 60}, "xaxis": {"anchor": "y", "domain": [0, 1], "title": {"text": "date"}}, "yaxis": {"anchor": "x", "domain": [0, 1], "title": {"text": "rating"}}}}
